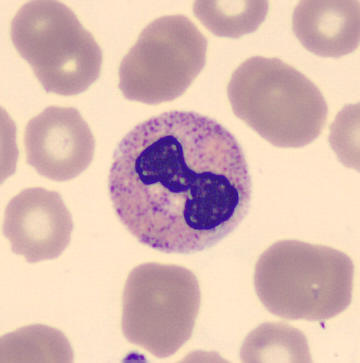
#> input picture Detector/samples/BNE_442322.jpg, 360 x 363 px; its folder holds only this picture in this run
$ python Blob_Detector_Sobel.py   (older library calls are emulated)
#> lines starting #> are read from the running program, lines starting #| are printed output that depends on the picture; after the words box and inside, x2 and y2 are one past the last pixel; in counts of white or black regions, pixels touching at a corner belong together; long printed decimals are rounded
#!/usr/bin/python

# A classical approach to Segmentation -- with almost 95% accuracy
# Jimut Bahan Pal -- 10th March 2021
# This file is suited for the PCB Dataset

# Standard imports

import sys
import cv2
import glob
import math
import numpy as np
import matplotlib.pyplot as plt


from math import sqrt
from skimage import data
from skimage.feature import blob_dog, blob_log, blob_doh
from skimage.color import rgb2gray


# Read image names from the folder samples
all_imgs = glob.glob('../samples/*')

for im_name in all_imgs:
    # im = cv2.imread(all_imgs[3], cv2.IMREAD_UNCHANGED)
    # colour image value
    im = cv2.imread(im_name, cv2.IMREAD_COLOR)
#> im is the input picture: shape (363, 360, 3); mean B, G, R 179.5, 186.5, 217.7
    # resize to standard value
    im = cv2.resize(im, (360, 360))
#> im: shape (360, 360, 3)
    print("image shape = ",im.shape)
#| image shape =  (360, 360, 3)
    src = im

    scale = 1
    delta = 0
    fig = plt.figure()
    counter = 0

    sobel_imgs = []
    # sobel scale selectors, select the 2nd
    for i_loop in range(10):
        for j_loop in range(10):
            if i_loop == j_loop and i_loop > 0:
                scale = i_loop
                delta = j_loop
                ddepth = cv2.CV_16S
                src = cv2.GaussianBlur(src, (3, 3), 0)
                gray = cv2.cvtColor(src, cv2.COLOR_BGR2GRAY)
                grad_x = cv2.Sobel(gray, ddepth, 1, 0, ksize=3, scale=scale, delta=delta, borderType=cv2.BORDER_DEFAULT)
                # Gradient-Y
                # grad_y = cv2.Scharr(gray,ddepth,0,1)
                grad_y = cv2.Sobel(gray, ddepth, 0, 1, ksize=3, scale=scale, delta=delta, borderType=cv2.BORDER_DEFAULT)
                abs_grad_x = cv2.convertScaleAbs(grad_x)
                abs_grad_y = cv2.convertScaleAbs(grad_y)
                grad = cv2.addWeighted(abs_grad_x, 0.5, abs_grad_y, 0.5, 0)
                counter += 1
                ax1 = fig.add_subplot(3,3,counter)
                sobel_imgs.append(grad)
                ax1.imshow(grad, cmap="gray")
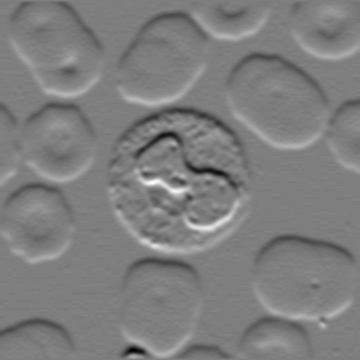
#> grad_y: shape (360, 360) int16; min -1647, max 1692, mean 6.5; drawn with min black and max white
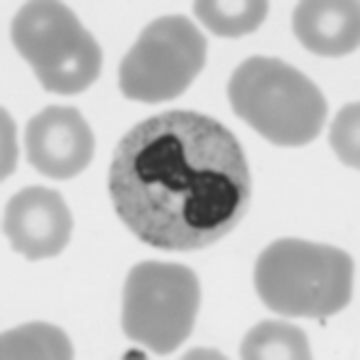
#> gray: shape (360, 360); min 45, max 237, mean 195
#> after the loop, counter = 9; sobel_imgs = 9 items
    plt.show()


    # https://scikit-image.org/docs/dev/auto_examples/features_detection/plot_blob.html

    # for imgs in sobel_imgs:
    imgs = sobel_imgs[2]
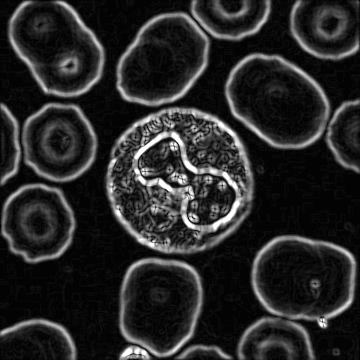
#> imgs: shape (360, 360); min 0, max 255, mean 40.1
    # smoothen the image a bit
    imgs = cv2.GaussianBlur(imgs,(3,3),0)

    image = imgs
    image_gray = imgs
    # some selected values of Laplacian Of Gaussian
    blobs_log = blob_log(image_gray, max_sigma=80, num_sigma=10, threshold=0.1)
#> blobs_log = 83 rows, first 8: [359, 137, 18.56], [319, 324, 9.78], [23, 196, 9.78], [63, 68, 9.78], [0, 63, 9.78], [248, 267, 9.78], [176, 182, 53.67], [93, 125, 9.78]

    # Compute radii in the 3rd column.
    blobs_log[:, 2] = blobs_log[:, 2] * sqrt(2)
    # print(blobs_log[:, 2])
    # max_log_rad = max(blobs_log[:, 2])
    # print("Max log rad = ",max_log_rad)

    # some selected values of Difference Of Gaussian
    blobs_dog = blob_dog(image_gray, max_sigma=80, threshold=1)
#> blobs_dog = empty array
    blobs_dog[:, 2] = blobs_dog[:, 2] * sqrt(2)
    # max_dog_rad = max(blobs_dog)
    # print("Max log rad = ",max_dog_rad)

    # some selected values of Difference Of Gaussian
    blobs_doh = blob_doh(image_gray, max_sigma=80, threshold=0.001)
#> blobs_doh = 36 rows, first 8: [350, 134, 18.56], [4, 0, 9.78], [346, 183, 18.56], [156, 199, 80], [37, 275, 18.56], [331, 161, 18.56], [129, 0, 9.78], [0, 22, 9.78]
    # max_doh_rad = max(blobs_doh)
    # print("Max log rad = ",max_doh_rad)

    blobs_list = [blobs_log, blobs_dog, blobs_doh]
    colors = ['yellow', 'lime', 'red']
    titles = ['Laplacian of Gaussian', 'Difference of Gaussian',
            'Determinant of Hessian']

    sequence = zip(blobs_list, colors, titles)

    fig, axes = plt.subplots(1, 3, figsize=(9, 3), sharex=True, sharey=True)
    ax = axes.ravel()
    seg_map_conf = np.zeros((360,360))
    for idx, (blobs, color, title) in enumerate(sequence):
        ax[idx].set_title(title)
        ax[idx].imshow(image)
        for blob in blobs:
            y, x, r = blob
            # get the circle and plot it for visualization
            c = plt.Circle((x, y), r, color=color, linewidth=2, fill=False)
            blank_img = np.zeros((360,360))
            color = (1, 1, 1, 0)
            # solid circle generated from the visualization
            cv2.circle(blank_img, (int(x), int(y)), int(r), color, thickness=-1)
            # a factor is multiplied so that the larger the circle, the more the value is added
            factor = math.exp(math.log2(r))*blank_img
            seg_map_conf += factor
            ax[idx].add_patch(c)
        ax[idx].set_axis_off()
#> this loop made 3 passes
#> title on passes 1, 3: 'Laplacian of Gaussian', 'Determinant of Hessian'
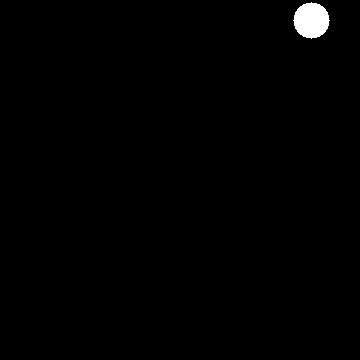
#> blank_img: shape (360, 360) float64; values 0 (black) and 1 (white), 0.78% white; 1 white region, box (x1, y1, x2, y2) and area: (293, 2, 330, 39) 1009
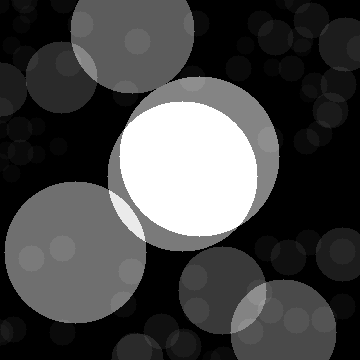
#> seg_map_conf: shape (360, 360) float64; min 0, max 1072.6, mean 295.2; drawn with min black and max white

    plt.tight_layout()
    plt.show()
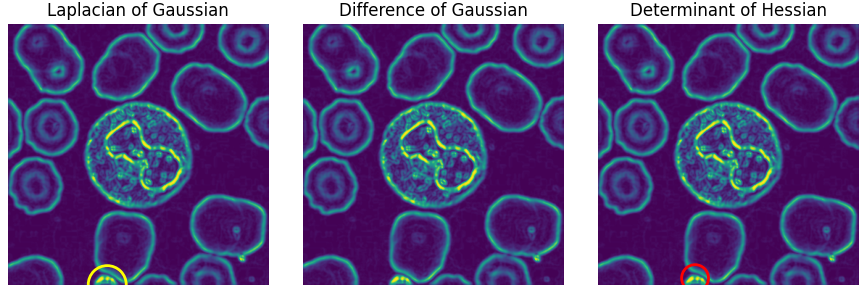
#> figure drawn by matplotlib, 3 panels
    # check the shape
    print(seg_map_conf.shape)
#| (360, 360)
    # show the segmented map of confidence generated
    plt.imshow(seg_map_conf)
    plt.show()
    # find the mean of the flattened values
    flat=seg_map_conf.flatten()
    mean = np.mean(flat)
#> mean = 295.2
    print("mean = ",mean)
#| mean =  295.155
    print(flat.max())
#| 1072.567
    # find the set of thresholds from the layers of map generated
    unique_set = list(set(flat))
#> unique_set = 49 values, max 1072.6 at index 21, min 0 at index 0, mean 300
    unique_set.sort()
    print("unique set = ",unique_set)
#> (printed output is left out)
    # we select a threshold value of 1/1.17 so that we get the most important maps from the layers
    set_val = int(len(unique_set)/1.17)
#> set_val = 41
    print("set val = ",set_val)
#| set val =  41
    print("unique_set[set_val] = ",unique_set[set_val])
#| unique_set[set_val] =  558.294
    # ret, thres = cv2.threshold(seg_map_conf,unique_set[set_val],unique_set[-1],cv2.THRESH_OTSU)
    # plt.imshow(thres)
    # plt.show()
    #seg_map_conf[seg_map_conf > unique_set[set_val]] = unique_set[-1]
    # if the confidence of the layer is less than the threshold value selected then we make it to 0
    seg_map_conf[seg_map_conf < unique_set[set_val]] = 0
    # we set the highest confidence boundary values to the maximum confidence obtained
    seg_map_conf[seg_map_conf > 0] = unique_set[-1]
#> seg_map_conf: shape (360, 360) float64; values 0 (black) and 1072.6 (white), 13.1% white; 13 white regions (6 under 20 px), largest, box (x1, y1, x2, y2) and area: (119, 101, 258, 237) 14747, (109, 190, 146, 242) 636, (257, 126, 279, 153) 434
    plt.imshow(seg_map_conf)
    plt.show()
    # display the original image
    plt.imshow(src[:,:,::-1])
    plt.show()
    # we use Gaussian Kernel for the erosion
    kernel = np.ones((5,5),np.uint8) #cv2.getGaussianKernel(5, 0)
    erosion = cv2.erode(seg_map_conf,kernel,iterations = 5)
#> erosion: shape (360, 360) float64; values 0 (black) and 1072.6 (white), 7.5% white; 1 white region, box (x1, y1, x2, y2) and area: (130, 112, 247, 226) 9723
    print("max = ",np.amax(erosion))
#| max =  1072.567
    erosion = erosion/np.amax(erosion)
    print("max = ",np.amax(erosion))
#| max =  1.0
    plt.imshow(erosion)
    plt.show()
    # overlay the map which is to be segmented
    img_color_mask = src.copy()
    img_color_mask[:,:,0] = erosion*254*0.5 + src[:,:,0]*0.5
    img_color_mask[:,:,1] = erosion*254*0.5 + src[:,:,1]*0.5
    img_color_mask[:,:,2] = erosion*254*0.5 + src[:,:,2]*0.5
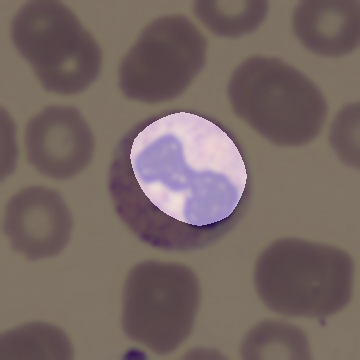
#> img_color_mask: shape (360, 360, 3); mean B, G, R 99, 102.5, 118.1
    img_color_mask = img_color_mask
    img_color_mask = np.clip(img_color_mask, 0, 255)
    plt.imshow(img_color_mask[:,:,::-1])
    plt.show()

$ run again, on Detector/samples/MMY_69761.jpg
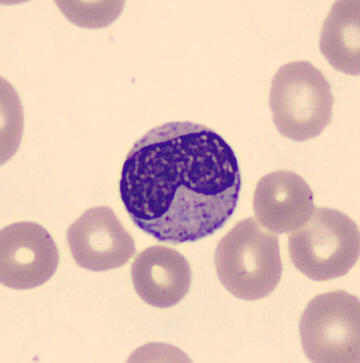
#> input picture Detector/samples/MMY_69761.jpg, 360 x 363 px
#> im is the input picture: shape (363, 360, 3); mean B, G, R 185.8, 197, 226.3
#> im: shape (360, 360, 3)
#| image shape =  (360, 360, 3)
#> after the loop `for i_loop in range(10):`: counter = 9; sobel_imgs = 9 items
#> blobs_log = 85 rows, first 8: [188, 177, 53.67], [0, 17, 9.78], [253, 23, 9.78], [232, 49, 1], [228, 46, 1], [359, 36, 9.78], [277, 47, 9.78], [295, 141, 9.78]
#> blobs_dog = empty array
#> blobs_doh = [[178, 180, 80], [292, 0, 9.78], [0, 241, 71.22], [100, 0, 80], [251, 41, 36.11], [0, 344, 9.78], [260, 317, 80], [306, 87, 53.67], [319, 208, 36.11], [9, 66, 80], [88, 326, 62.44]]
#> the loop `for idx, (blobs, color, title) in enumerate(sequence):` made 3 passes
#> title on passes 1, 3: 'Laplacian of Gaussian', 'Determinant of Hessian'
#> after the loop `for idx, (blobs, color, title) in enumerate(sequence):`:
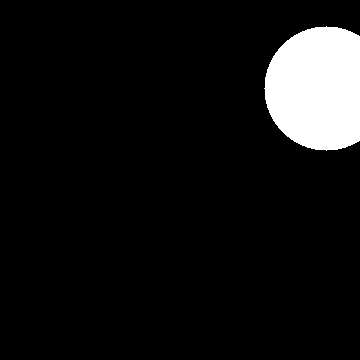
#> blank_img: shape (360, 360) float64; values 0 (black) and 1 (white), 7.7% white; 1 white region, box (x1, y1, x2, y2) and area: (264, 26, 360, 151) 9970
#| (360, 360)
#> mean = 420.7
#| mean =  420.670
#| 1113.290
#> unique_set = 34 values, max 1113.3 at index 25, min 0 at index 0, mean 455.3
#> (printed output is left out)
#> set_val = 29
#| set val =  29
#| unique_set[set_val] =  795.800
#| max =  1113.290
#| max =  1.0
#> `img_color_mask[:,:,2] = erosion*254*0.5 + src[:,:,2]*0.5`:
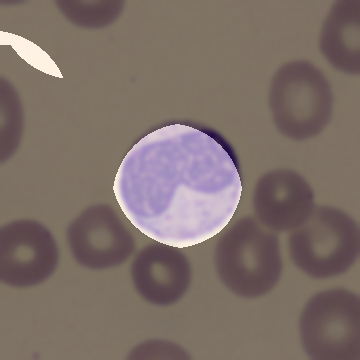
#> img_color_mask: shape (360, 360, 3); mean B, G, R 105.1, 110.7, 125.3

$ run again, on Detector/samples/MY_579170.jpg
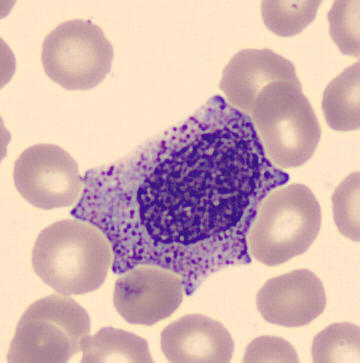
#> input picture Detector/samples/MY_579170.jpg, 360 x 363 px
#> im is the input picture: shape (363, 360, 3); mean B, G, R 178.7, 179.9, 211.6
#> im: shape (360, 360, 3)
#| image shape =  (360, 360, 3)
#> after the loop `for i_loop in range(10):`: counter = 9; sobel_imgs = 9 items
#> blobs_log = 175 rows, first 8: [98, 219, 9.78], [209, 75, 9.78], [315, 170, 9.78], [285, 190, 9.78], [176, 282, 9.78], [220, 89, 1], [193, 191, 62.44], [359, 72, 9.78]
#> blobs_dog = empty array
#> blobs_doh = 21 rows, first 8: [161, 218, 80], [12, 0, 9.78], [56, 313, 27.33], [350, 74, 18.56], [340, 196, 9.78], [248, 0, 53.67], [354, 148, 9.78], [0, 0, 9.78]
#> the loop `for idx, (blobs, color, title) in enumerate(sequence):` made 3 passes
#> title on passes 1, 3: 'Laplacian of Gaussian', 'Determinant of Hessian'
#> after the loop `for idx, (blobs, color, title) in enumerate(sequence):`:
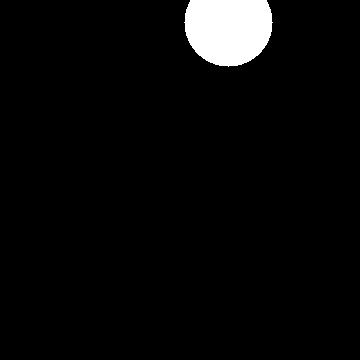
#> blank_img: shape (360, 360) float64; values 0 (black) and 1 (white), 3.8% white; 1 white region, box (x1, y1, x2, y2) and area: (184, 0, 273, 67) 4927
#| (360, 360)
#> mean = 451.8
#| mean =  451.784
#| 2311.880
#> unique_set = 56 values, max 2311.9 at index 5, min 0 at index 0, mean 517.4
#> (printed output is left out)
#> set_val = 47
#| set val =  47
#| unique_set[set_val] =  1157.525
#| max =  2311.880
#| max =  1.0
#> `img_color_mask[:,:,2] = erosion*254*0.5 + src[:,:,2]*0.5`:
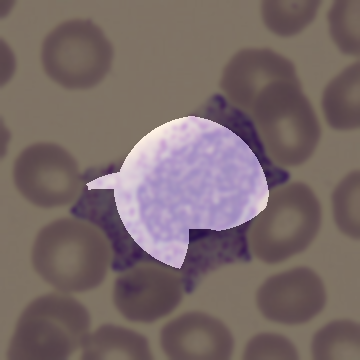
#> img_color_mask: shape (360, 360, 3); mean B, G, R 104.6, 105.2, 121

$ run again, on Detector/samples/MY_81662.jpg
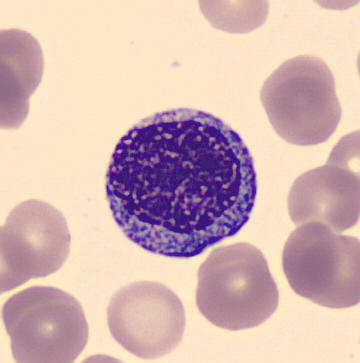
#> input picture Detector/samples/MY_81662.jpg, 360 x 363 px
#> im is the input picture: shape (363, 360, 3); mean B, G, R 178.8, 180.7, 211
#> im: shape (360, 360, 3)
#| image shape =  (360, 360, 3)
#> after the loop `for i_loop in range(10):`: counter = 9; sobel_imgs = 9 items
#> blobs_log = 79 rows, first 8: [284, 23, 9.78], [189, 184, 62.44], [136, 333, 9.78], [225, 359, 9.78], [297, 0, 9.78], [91, 32, 9.78], [323, 0, 9.78], [302, 359, 9.78]
#> blobs_dog = empty array
#> blobs_doh = 32 rows, first 8: [228, 350, 18.56], [302, 354, 9.78], [209, 202, 80], [5, 352, 9.78], [0, 210, 9.78], [152, 338, 36.11], [257, 311, 27.33], [0, 256, 9.78]
#> the loop `for idx, (blobs, color, title) in enumerate(sequence):` made 3 passes
#> title on passes 1, 3: 'Laplacian of Gaussian', 'Determinant of Hessian'
#| (360, 360)
#> mean = 322.5
#| mean =  322.535
#| 1198.589
#> unique_set = 38 values, max 1198.6 at index 11, min 0 at index 0, mean 289.5
#> (printed output is left out)
#> set_val = 32
#| set val =  32
#| unique_set[set_val] =  556.645
#| max =  1198.589
#| max =  1.0
#> `img_color_mask[:,:,2] = erosion*254*0.5 + src[:,:,2]*0.5`:
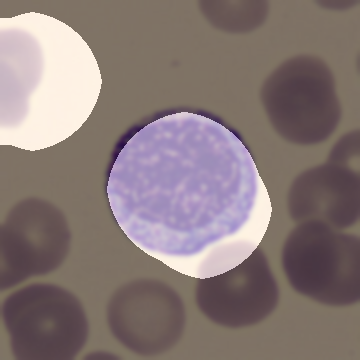
#> img_color_mask: shape (360, 360, 3); mean B, G, R 119.7, 120.7, 135.8
